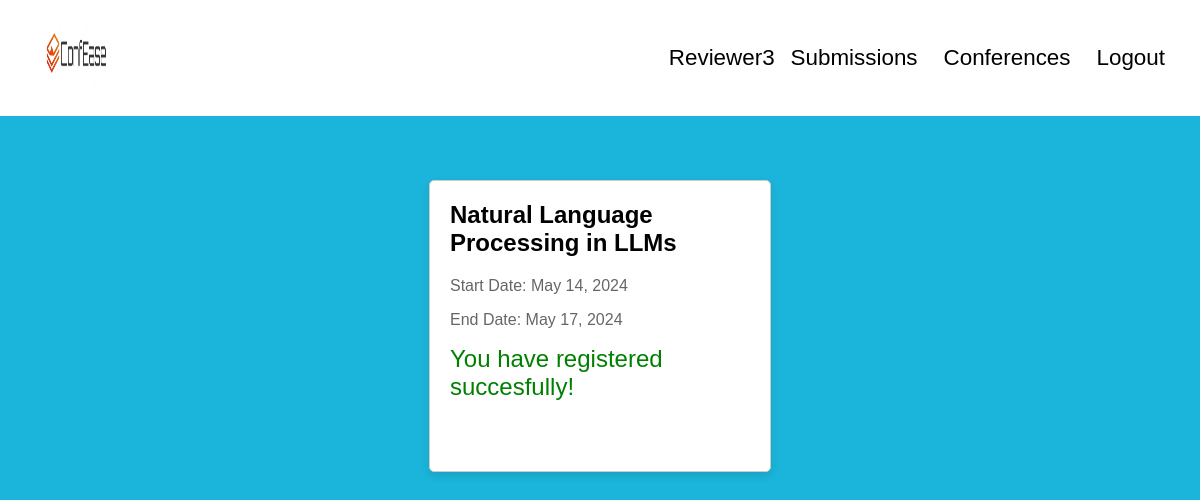
The app's page /conference/1/ (signed in) with its own data.
### myapp/models.py (models this page shows)
class Conference(models.Model):
    title = models.CharField(max_length=100)
    start_date = models.DateField()
    end_date = models.DateField()

### myapp/views.py (the view)
# urls.py: path("conference/<int:pk>/", conference_detail, name="conference_detail"),
def conference_detail(request, pk):
    conference = get_object_or_404(Conference, pk=pk)
    return render(request, "conference_detail.html", {"conference": conference})

### templates/conference_detail.html (shortened to what this page needs)
<!DOCTYPE html>
<html lang="en">
  {% load static%}
  <head>
  </head>
  <body>
      <div class="navbar">
        <a href="{% url 'home'%}" class="logo">
          <img
            src="{% static 'iconfose2.png' %}"
            width="25%"
            height="70px"
            alt="Logo"
          />
        </a>
        <div class="navbar-links">
          {% if user.is_authenticated %}
          <span class="username"> {{ user.username }}</span>
          {% if user.userprofile.role == 'Reviewer' %}
          <a href="{% url 'reviewer_submissions' %}">Submissions</a>
          {% endif %}
          <a href="{% url 'conference_list' %}">Conferences</a>
          <a href="{% url 'logout' %}">Logout</a>
          {% else %}
          <a href="{% url 'conference_list' %}">Conferences</a>
          <a href="{% url 'register' %}">Register</a>
          <a href="{% url 'login' %}">Login</a>
          {% endif %}
        </div>
      </div>
    <div class="conference-card">
      <h2>{{ conference.title }}</h2>
      <p>Start Date: {{ conference.start_date }}</p>
      <p>End Date: {{ conference.end_date }}</p>
      <div class="success-label">You have registered succesfully!</div>
    </div>
  </body>
</html>

### templates/conference_detail.html (style rules this page uses)
body { font-family: Arial, sans-serif; margin: 0; padding: 0; background-color: #1bb4da; }
.navbar { background-color: #fff; overflow: hidden; display: flex; justify-content: space-between; align-items: center; padding: 10px 25px; }
.navbar-links { display: flex; align-items: center; margin-left: auto; }
.navbar a { color: #000; font-size: 1.4rem; text-decoration: none; transition: background-color 0.3s; margin-left: 6px; padding: 10px; }
.navbar a.logo { margin-right: auto; margin-left: 10px; }
.conference-card { width: 300px; height: 250px; background-color: #fff; border: 1px solid #ccc; margin: auto; margin-top: 4em; padding: 20px; border-radius: 5px; box-shadow: 0 4px 8px rgba(0, 0, 0, 0.1); transition: transform 0.3s ease; }
.conference-card p { color: #666; }
h2 { margin-top: 0; }
.success-label { font-size: 1.5rem; color: green; margin-top: 10px; }
.username { font-size: 1.4rem; display: inline-block; align-content: center; }

### records on screen
Conference: title "Natural Language Processing in LLMs", start_date "May 14, 2024", end_date "May 17, 2024"

### other values on screen
{{ user.username }} "Reviewer3"
